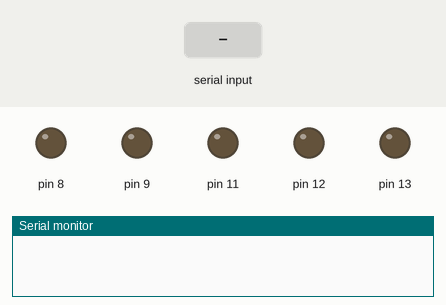
The sketch below on a simulated Arduino Uno, built with avr-gcc and run on an emulated ATmega328P. Parts: output pins drawn as LEDs (lit = HIGH), the last lines printed to the serial monitor. The test bench sets the inputs (shaded band).

Above: at 1.2 s.
1.3 s: "a" received over the second serial link
At 2.8 s:
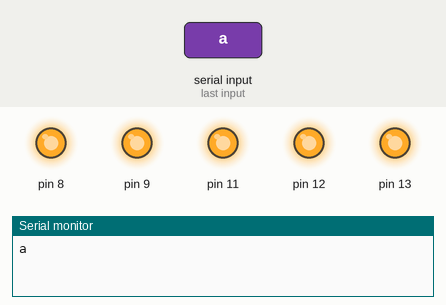
3.8 s: "b" received over the second serial link
At 5.9 s:
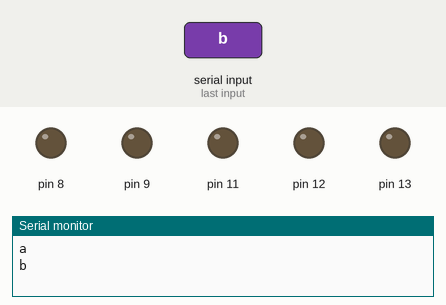
Timing chart, 0 to 7.4 s (numbered marks = the images above; inputs shaded):
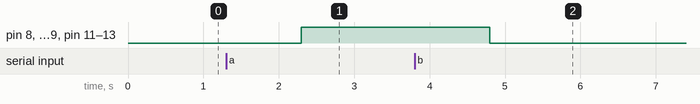

Measured:
- after the input at 1.3 s, pin 8, pin 9, pin 11–13: LOW → HIGH after 1.0 s
- after the input at 3.8 s, pin 8, pin 9, pin 11–13: HIGH → LOW after 1.0 s

The sketch:

BLUTOOTH_MODULE.ino
```cpp
#include<SoftwareSerial.h>
String m = "";
SoftwareSerial bt(6,5); /* (Rx,Tx) */
void setup()
{
  bt.begin(9600);
  Serial.begin(9600);
  pinMode(13,OUTPUT);
  pinMode(8,OUTPUT);
  pinMode(12,OUTPUT);
  pinMode(9,OUTPUT);
  pinMode(11,OUTPUT);
}
void loop()
{

    if (bt.available())
    {
     m = bt.readString();
     Serial.println(m);

    if(m.equals("a"))
    {
      digitalWrite(13,HIGH);
      digitalWrite(12,HIGH);
      digitalWrite(8,HIGH);
      digitalWrite(9,HIGH);
       digitalWrite(11,HIGH);
    }
   if(m.equals("b"))
    {
      digitalWrite(13,LOW);
      digitalWrite(12,LOW);
      digitalWrite(8,LOW);
      digitalWrite(9,LOW);
       digitalWrite(11,LOW);
    }

    }
}
```
